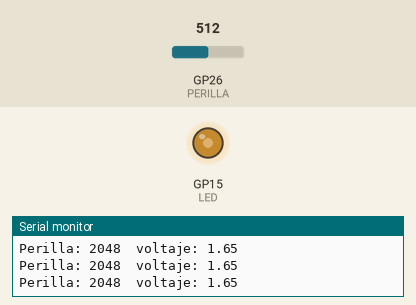
Recording of a sketch running on a simulated Raspberry Pi Pico. On the bench: output pins drawn as LEDs (lit = HIGH), the last lines printed to the serial monitor. The test bench sets the inputs (shaded band); at power-on: GP26 (PERILLA) = 512 (analog values on the 0–1023 scale).

Above: at 1.2 s.
1.3 s: GP26 (PERILLA) set to 716
At 1.6 s:
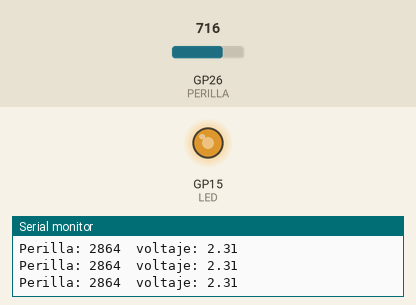
2.8 s: GP26 (PERILLA) set to 900
At 4.0 s:
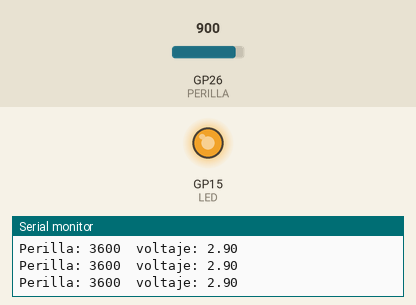
4.3 s: GP26 (PERILLA) set to 122
At 5.4 s:
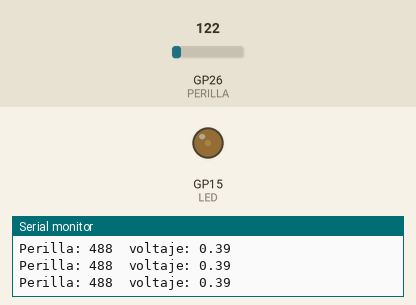
5.8 s: GP26 (PERILLA) set to 0
At 6.7 s:
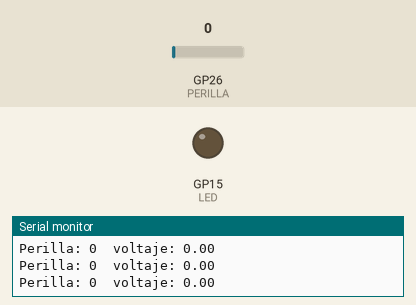
7.3 s: GP26 (PERILLA) set to 511
At 8.0 s:
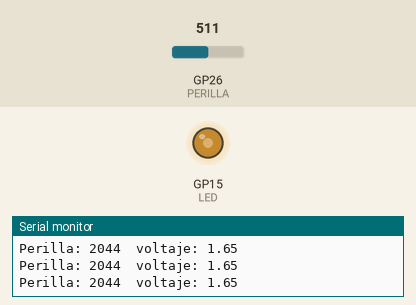
Timing chart, 0 to 9.8 s (numbered marks = the images above; inputs shaded):
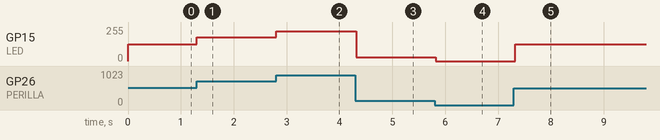

The sketch:

picoperilla.ino
```cpp
// Raspberry Pi Pico: la perilla (en GP26 = A0) regula el brillo del LED.
// El ADC de la Pico es de 12 bits: con analogReadResolution(12) lee de 0 a 4095.
const int PERILLA = A0;   // GP26
const int LED = 15;       // en la Pico todos los GP tienen PWM

void setup() {
  Serial.begin(115200);
  analogReadResolution(12);
  pinMode(LED, OUTPUT);
}

void loop() {
  int lectura = analogRead(PERILLA);          // 0 a 4095
  int brillo = map(lectura, 0, 4095, 0, 255);
  analogWrite(LED, brillo);
  Serial.print("Perilla: ");
  Serial.print(lectura);
  Serial.print("  voltaje: ");
  Serial.println(lectura * 3.3 / 4095);
  delay(100);
}
```

Measured:
- after the input at 1.3 s, GP15 (LED): 127/255 → 178/255 at once
- after the input at 2.8 s, GP15 (LED): 178/255 → 224/255 at once
- after the input at 4.3 s, GP15 (LED): 224/255 → 30/255 at once
- after the input at 5.8 s, GP15 (LED): 30/255 → 0/255 at once
- after the input at 7.3 s, GP15 (LED): 0/255 → 127/255 at once
